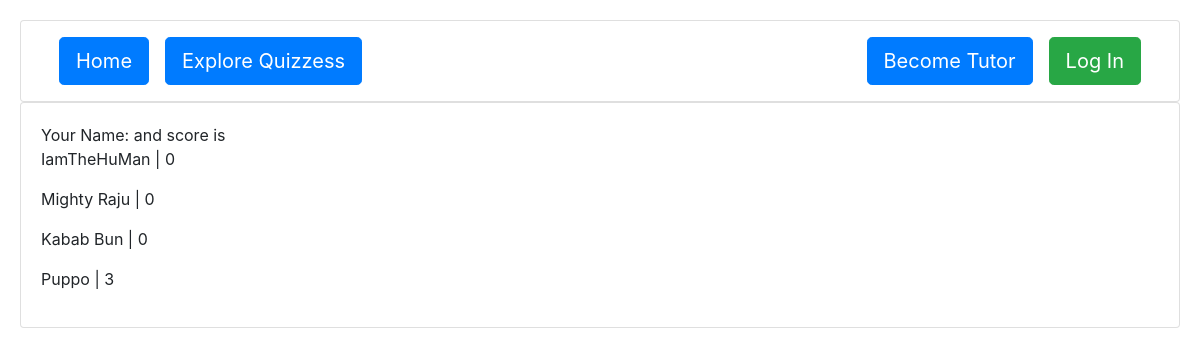
Page /learn/2/leaderboard/ on the committed database.
### learn/models.py (models this page shows)
class Student(models.Model):
    name = models.CharField(max_length=100)
    score = models.IntegerField()
    attempted_sheet = models.ForeignKey(QuestionSheet, on_delete=models.CASCADE, related_name="attempted_sheet")
    def __str__(self):
        def truncate(string, max_length):
            if len(string) > max_length:
                return string[:max_length]
            return string
        return f"{truncate(self.name, 25)} | {self.score}"

### learn/views.py (the view)
# urls.py: path('<int:question_sheet_id>/leaderboard/', views.leaderboard_by_id, name="leaderboard_by_id"),
def leaderboard_by_id(request, question_sheet_id):
    raw_question_sheet = QuestionSheet.objects.filter(id=question_sheet_id)
    if not raw_question_sheet:
        return render(request, 'question_sheet.html', {"found": 0})
    question_sheet = raw_question_sheet[0]
    students = Student.objects.filter(attempted_sheet=question_sheet.id)
    pprint(students)
    pprint(question_sheet.all_students())
    return render(request, 'leaderboard.html', {"students": students})

### learn/models.py (called while the page is built)
    def all_students(self):
        return self.attempted_sheet.all()

### learn/templates/leaderboard.html (shortened to what this page needs)
{% extends "layout.html" %}
{% block body %}
{% if found == 0 %}
    {% comment %} <div class="container mt-5">
        <div class="card">
            <div class="card-body">
                <h1 class="card-title text-center display-1 text-danger">404</h1>
                <h2 class="card-title text-center display-3">Oops!</h2>
                <h3 class=" text-center display-5 mt-5">Question Sheet is not found!</h3>
            </div>
        </div>
    </div> {% endcomment %}
{% else %}
    <div class="card">
        <div class="card-body">
            Your Name: {{ student.name }} and score is {{ student.score }}
            {% for student in students %}
            <p>
                {{ student.name }} | {{ student.score }}
            </p>
            {% endfor %}
        </div>
    </div>
{% endif %}
{% endblock %}

### rows in the picture
Student: name "IamTheHuMan", score "0"
Student: name "Mighty Raju", score "0"
Student: name "Kabab Bun", score "0"
Student: name "Puppo", score "3"
